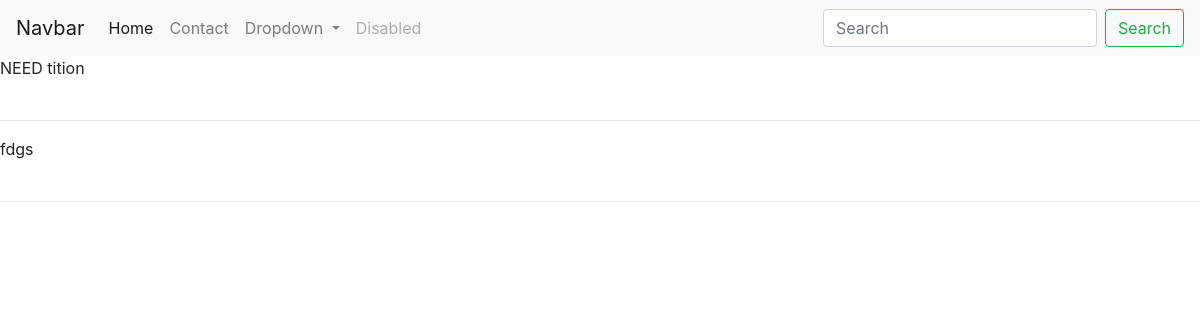
Before: /tuition_App/posts/ with the older database file.
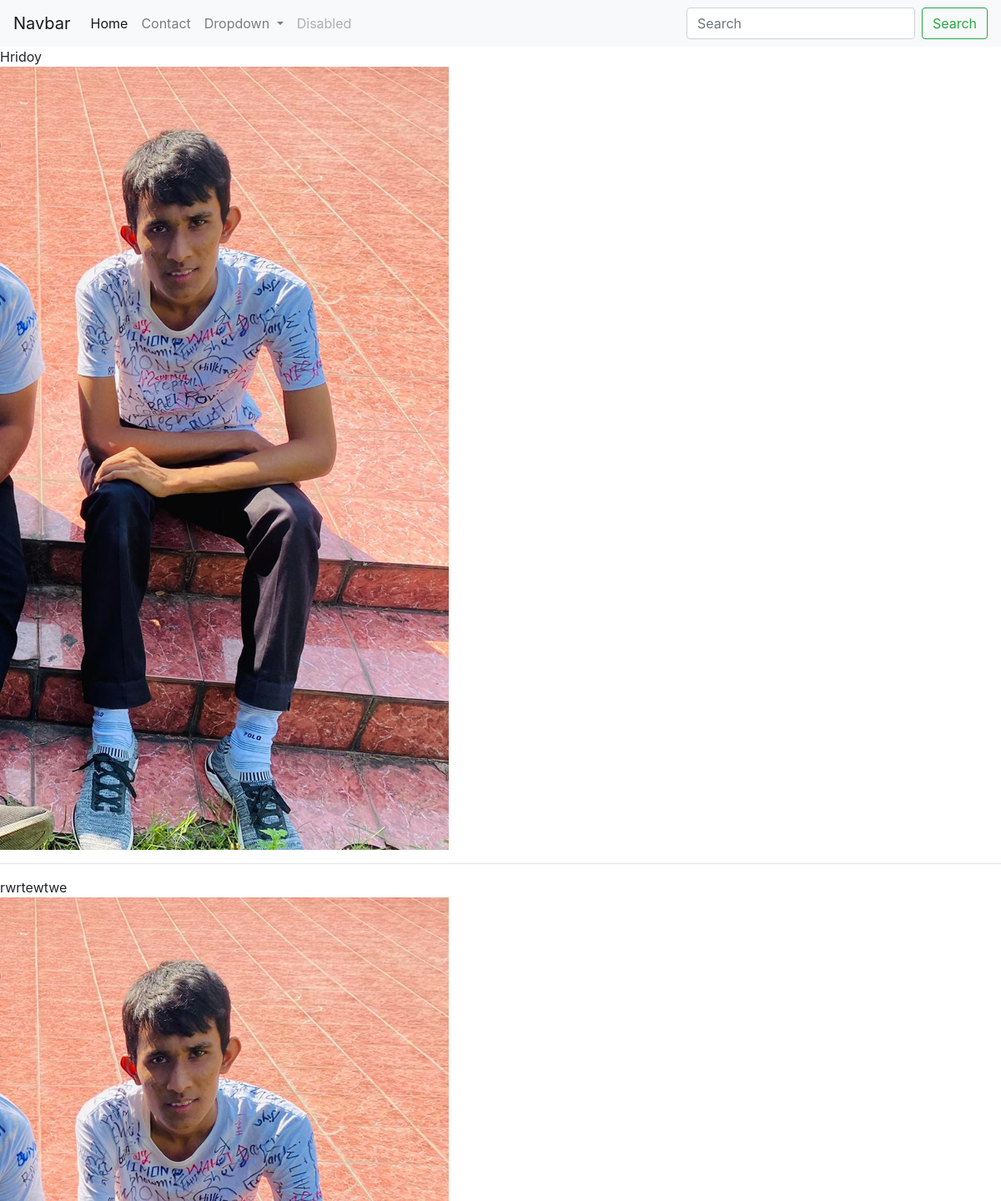
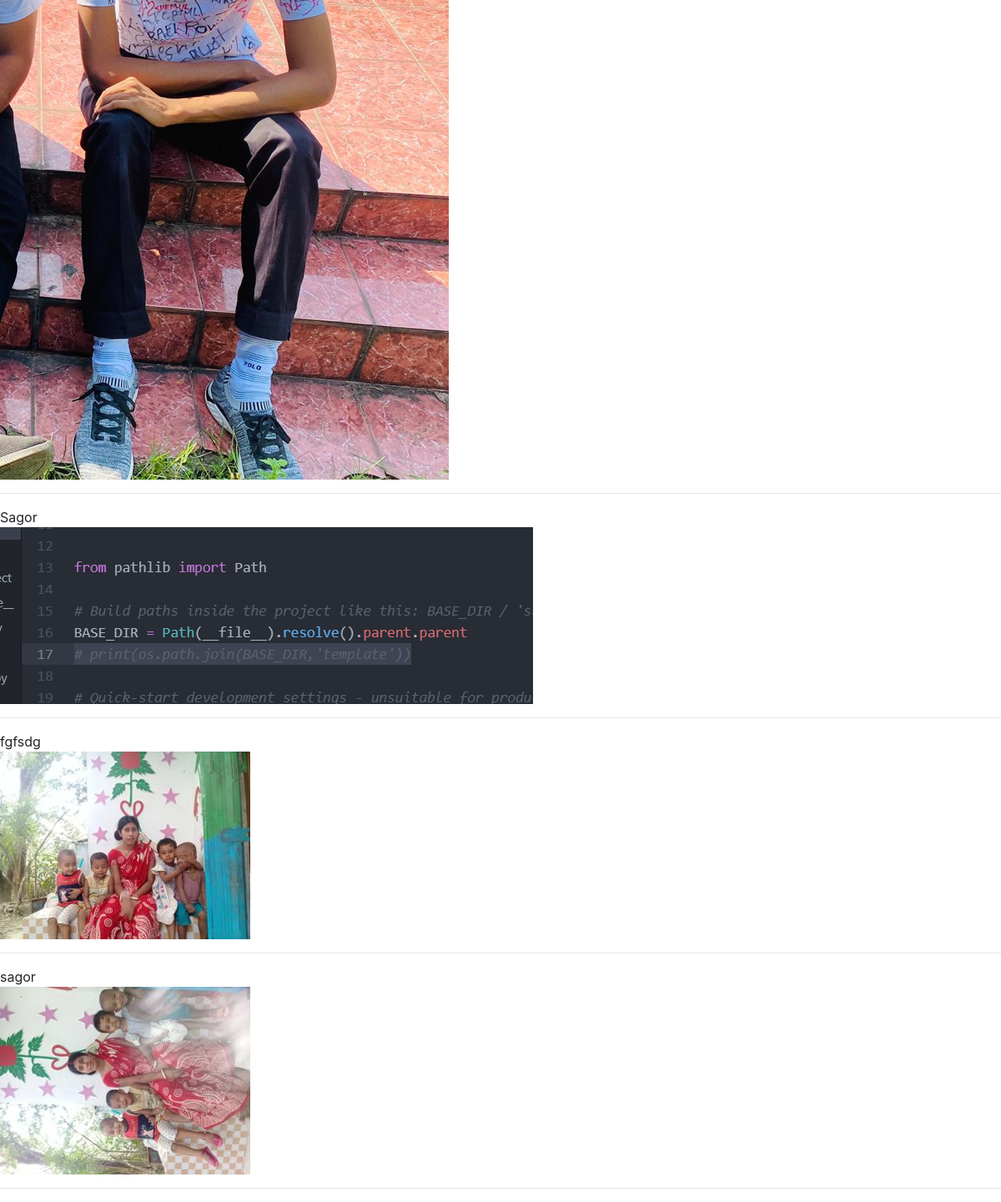
After: the same page with the newer database file (2 pictures, top to bottom).
### tuition_App/models.py (models this page shows, shortened)
class Post(models.Model):
    CATEGORY = (
        ("Teacher", "Teacher"),
        ("Student", "Student"),
    )
    MEDIUM = (
        ("bangla", "bangla"),
        ("English", "English"),
        ("Urdu", "Urdu"),
        ("Hindi", "Hindi"),
        ("Arabic", "Arabic"),
    )
    user = models.ForeignKey(User, on_delete=models.CASCADE, blank=True, null=True)
    id = models.AutoField(primary_key=True)
    title = models.CharField(max_length=101)
    slug = models.CharField(max_length=100, default=title)
    email = models.EmailField()
    salary = models.FloatField()
    details = models.TextField()
    available = models.BooleanField()
    category = models.CharField(max_length=100, choices=CATEGORY)
    created_at = models.DateTimeField(default=now)
    image = models.ImageField(default="default.jpg", upload_to="tuition/images")
    medium = MultiSelectField(
        max_length=100, max_choices=5, choices=MEDIUM, default="bangla"
    )
    subject = models.ManyToManyField(Subject, related_name="subject_set")
    class_in = models.ManyToManyField(Class_in, related_name="class_set")

### tuition_App/views.py (the view)
# urls.py: path("posts/", postview, name="posts"),
def postview(request):
    post = Post.objects.all()
    return render(request, "tuition/postview.html", {"post": post})

### templates/tuition/postview.html
{% extends 'basic.html'%}
{% block body %}
{% for p in post %}
{{p.title}} <br>
<img src="/media/{{p.image}}" alt="">
<hr>
{% endfor %}
{% endblock body %}

### templates/basic.html (shortened to what this page needs)
<!doctype html>
<html lang="en">
<head>
    <link rel="stylesheet" href="https://cdn.jsdelivr.net/npm/bootstrap@4.5.3/dist/css/bootstrap.min.css"
>
</head>
<body>
    <nav class="navbar navbar-expand-lg navbar-light bg-light">
        <a class="navbar-brand" href="#">Navbar</a>
        <div class="collapse navbar-collapse" id="navbarSupportedContent">
            <ul class="navbar-nav mr-auto">
                <li class="nav-item active">
                    <a class="nav-link" href="{% url 'home' %}">Home <span class="sr-only">(current)</span></a>
                </li>
                <li class="nav-item">
                    <a class="nav-link" href="/contact/">Contact</a>
                </li>
                <li class="nav-item dropdown">
                    <a class="nav-link dropdown-toggle" href="#" id="navbarDropdown" role="button"
                        data-toggle="dropdown" aria-haspopup="true" aria-expanded="false">
                        Dropdown
                    </a>
                </li>
                <li class="nav-item">
                    <a class="nav-link disabled" href="#" tabindex="-1" aria-disabled="true">Disabled</a>
                </li>
            </ul>
            <form class="form-inline my-2 my-lg-0">
                <input class="form-control mr-sm-2" type="search" placeholder="Search" aria-label="Search">
                <button class="btn btn-outline-success my-2 my-sm-0" type="submit">Search</button>
            </form>
        </div>
    </nav>
    {% block body %}{% endblock body %}
</body>
</html>

Changed rows visible on the page:
removed Post: title "NEED tition"
removed Post: title "fdgs"
added Post: title "Hridoy", image (picture)
added Post: title "rwrtewtwe", image (picture)
added Post: title "Sagor", image (picture)
added Post: title "fgfsdg", image (picture)
added Post: title "sagor", image (picture)
